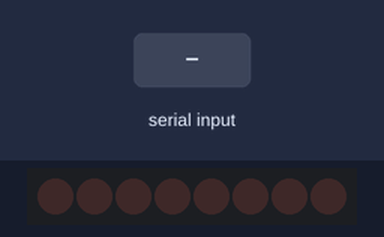
Bench run of a sketch on a simulated Arduino Uno, built with avr-gcc and run on an emulated ATmega328P. Parts: 8 shift-register outputs drawn as a row of LEDs (first output left, lit = HIGH). Wiring (inferred from the names in the program): shift register (74HC595): data pin 11; shift clock pin 12; latch pin 8. Wiring (inferred from the signals the program sends): row of LEDs: on Q0, Q1, Q2, Q3, Q4, Q5, Q6, Q7. Inputs (shaded band) come from the test bench. What the sketch prints to the serial monitor is not drawn.

Above: at 1.2 s.
1.3 s: "good slow\n" received over Serial
At 1.8 s:
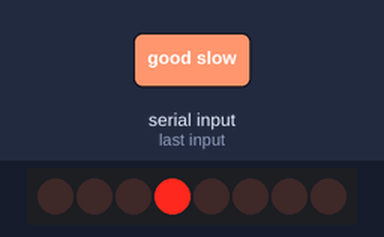
4.3 s: "okay solid\n" received over Serial
At 5.0 s:
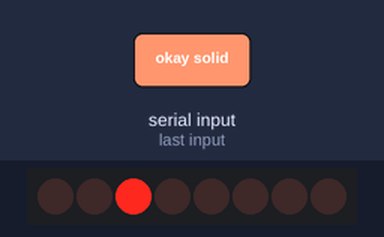
5.8 s: "fault solid\n" received over Serial
At 6.2 s:
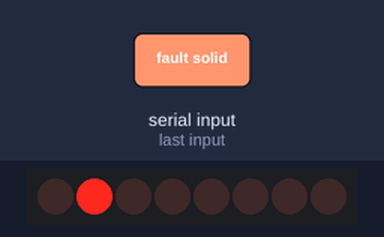
7.3 s: "good solid\n" received over Serial
At 8.5 s:
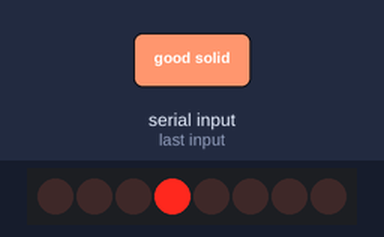
8.8 s: "okay slow\n" received over Serial
At 9.3 s:
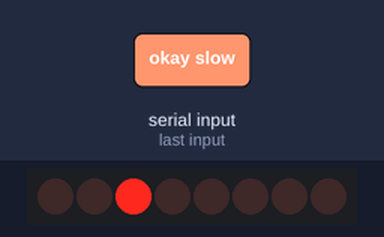
Timing chart, 0 to 12.8 s (numbered marks = the images above; inputs shaded):
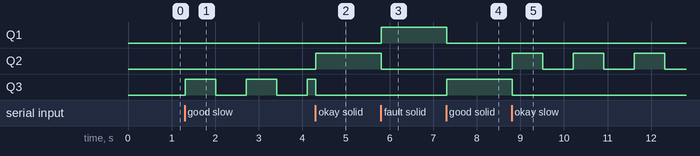

Measured:
- after the input at 1.3 s, Q3: alternates HIGH for 0.70 s and LOW for 0.70 s, starting at once
- after the input at 5.8 s, Q1: LOW → HIGH at once; Q2: HIGH → LOW at once
- after the input at 7.3 s, Q1: HIGH → LOW at once; Q3: LOW → HIGH at once
- after the input at 8.8 s, Q2: alternates HIGH for 0.70 s and LOW for 0.70 s, starting at once; Q3: HIGH → LOW at once

The sketch:

serial_controlled_status_indicator.ino
```cpp
// ===============================
// Shift Register Indicator Module
// SN74HC595 Status + Behaviour
// ===============================

/*
Run commands like:
fault solid
okay fast
good slow
*/

// SN74HC595 pins
const int dataPin  = 11;
const int clockPin = 12;
const int latchPin = 8;

// LED positions
const byte RED_LED    = 1;  // Q0
const byte YELLOW_LED = 2;  // Q1
const byte GREEN_LED  = 3;  // Q2

enum Status {
  CLEAR,
  GOOD,
  OKAY,
  FAULT
};

enum Behaviour {
  SOLID,
  SLOW,
  FAST
};

Status currentStatus = CLEAR;
Behaviour currentBehaviour = SOLID;

bool blinkOn = true;
unsigned long lastBlinkTime = 0;

void setup() {
  Serial.begin(9600);

  pinMode(dataPin, OUTPUT);
  pinMode(clockPin, OUTPUT);
  pinMode(latchPin, OUTPUT);

  setIndicator(CLEAR, SOLID);

  Serial.println("Commands:");
  Serial.println("good solid");
  Serial.println("okay SLOW");
  Serial.println("fault FAST");
  Serial.println("clear");
}

void loop() {
  readSerial();
  updateBlink();
}

//recieving serial commands
void readSerial() {
  if (Serial.available() == 0) return;

  String cmd = Serial.readStringUntil('\n');
  cmd.trim();
  cmd.toLowerCase();

  if (cmd == "good solid") {
    setIndicator(GOOD, SOLID);
  }
  else if (cmd == "okay solid") {
    setIndicator(OKAY, SOLID);
  }
  else if (cmd == "fault solid") {
    setIndicator(FAULT, SOLID);
  }
  else if (cmd == "good slow") {
    setIndicator(GOOD, SLOW);
  }
  else if (cmd == "okay slow") {
    setIndicator(OKAY, SLOW);
  }
  else if (cmd == "fault slow") {
    setIndicator(FAULT, SLOW);
  }
  else if (cmd == "good fast") {
    setIndicator(GOOD, FAST);
  }
  else if (cmd == "okay fast") {
    setIndicator(OKAY, FAST);
  }
  else if (cmd == "fault fast") {
    setIndicator(FAULT, FAST);
  }
  else if (cmd == "clear") {
    setIndicator(CLEAR, SOLID);
  }
  else if (cmd == "test") {
    runTest();
  }
  else {
    Serial.println("Unknown command");
  }
}

//test utility
void runTest() {
  Serial.println("Running Test...");

  setIndicator(FAULT, SOLID);
  delay(400);

  setIndicator(OKAY, SOLID);
  delay(400);

  setIndicator(GOOD, SOLID);
  delay(400);

  clearIndicator();

  Serial.println("Test complete");
}

//set the status and led indicator
void setIndicator(Status status, Behaviour behaviour) {
  currentStatus = status;
  currentBehaviour = behaviour;
  blinkOn = true;
  lastBlinkTime = millis();
  showLED(currentStatus);
}

//clear the indicator
void clearIndicator(){
  currentStatus = CLEAR;
  currentBehaviour = SOLID;
  writeShiftRegister(0);
}

//blinking logic
void updateBlink() {
  if (currentBehaviour == SOLID || currentStatus == CLEAR) return;

  unsigned long interval;

  if (currentBehaviour == SLOW) {
    interval = 700;
  }
  else {
    interval = 200;
  }

  if (millis() - lastBlinkTime >= interval) {
    lastBlinkTime = millis();
    blinkOn = !blinkOn;

    if (blinkOn) {
      showLED(currentStatus);
    } else {
      writeShiftRegister(0);
    }
  }
}

//allocate the right colours
void showLED(Status status) {
  if (status == GOOD) {
    writeShiftRegister(bit(GREEN_LED));
  }
  else if (status == OKAY) {
    writeShiftRegister(bit(YELLOW_LED));
  }
  else if (status == FAULT) {
    writeShiftRegister(bit(RED_LED));
  }
  else {
    writeShiftRegister(0);
  }
}

//talk to shift register
void writeShiftRegister(byte value) {
  digitalWrite(latchPin, LOW);
  shiftOut(dataPin, clockPin, MSBFIRST, value);
  digitalWrite(latchPin, HIGH);
}
```
